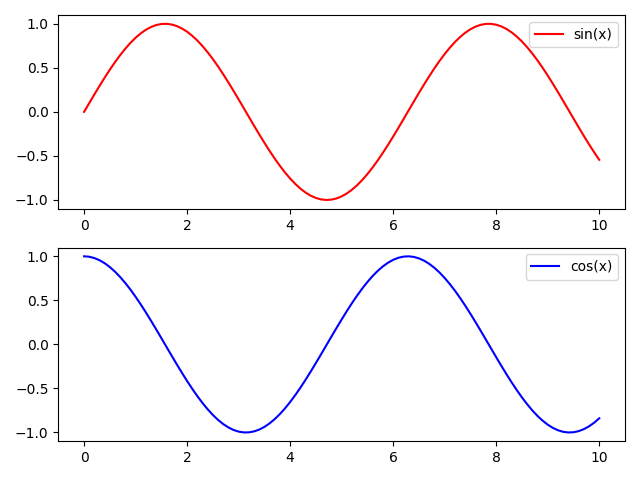

Recreate this plot in Python.
import matplotlib.pyplot as pl
import numpy as np


x = np.linspace(0, 10, 101)
y = np.sin(x)
y1 = np.cos(x)

fig, ax = pl.subplots(nrows = 2)
#fig, ax = pl.subplots(ncols = 2)
#fig, ax = pl.subplots(nrows = 2, ncols = 2)

ax[0].plot(x, y, color = 'red', label = 'sin(x)')
ax[0].legend()
ax[1].plot(x, y1, color = 'blue', label = 'cos(x)')
ax[1].legend()

pl.tight_layout()


pl.show()
